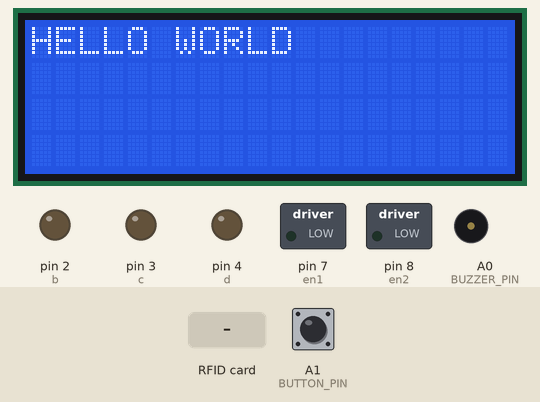
Bench run of a sketch on a simulated Arduino Uno, built with avr-gcc and run on an emulated ATmega328P. On the bench: 20×4 character LCD, switched loads named in the sketch (green lamp = pin HIGH), output pins drawn as LEDs (lit = HIGH), buzzer (waves = sounding, pin HIGH). The test bench sets the inputs (shaded band); at power-on: A1 (BUTTON_PIN) HIGH. Pins used as bus, display or sensor lines are not drawn; what the sketch prints to the serial monitor is not drawn.

Above: at 2.3 s.
2.4 s: RFID card 63 DB C9 2E held to the reader
At 4.6 s:
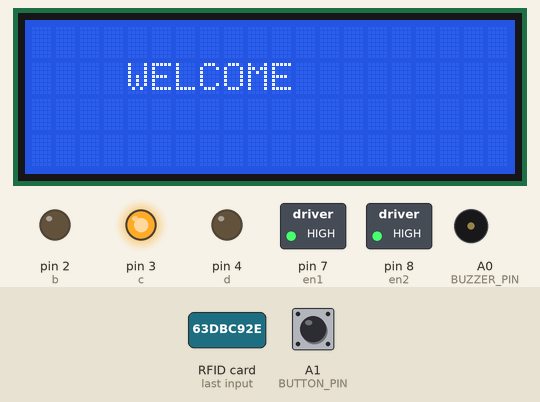
4.9 s: A1 (BUTTON_PIN) pulled LOW for 0.15 s
At 5.9 s:
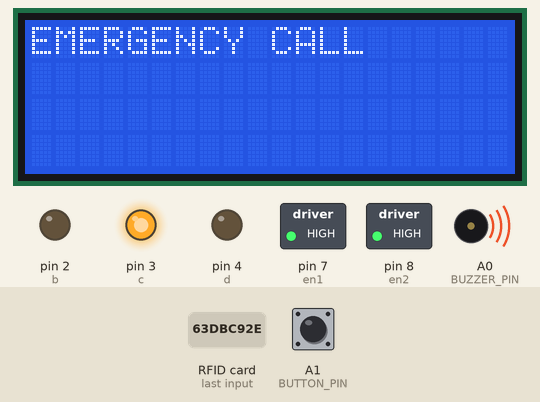
8.0 s: RFID card 73 4C 98 2E held to the reader
At 11.2 s:
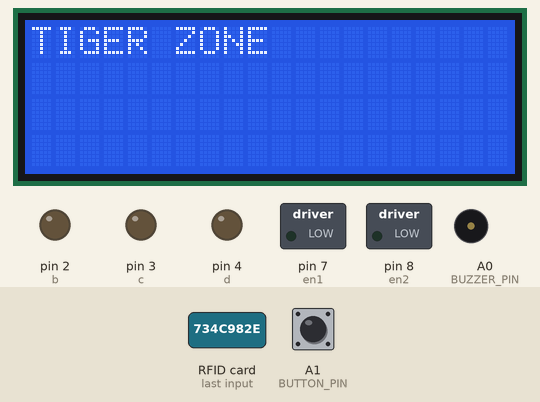
Timing chart, 0 to 27.4 s (numbered marks = the images above; inputs shaded):
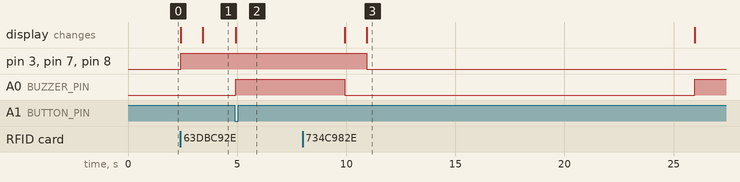

Measured:
- after the input at 2.4 s, pin 3 (c), pin 7 (en1), pin 8 (en2): LOW → HIGH at once; the display: first changes at once (image 1 shows a later state)
- after the input at 4.9 s, A0 (BUZZER_PIN): LOW → HIGH at once; the display: changes at once (image 2)
- after the input at 8.0 s, pin 3 (c), pin 7 (en1), pin 8 (en2): HIGH → LOW after 2.9 s; the display: first differs from a run without the input after 2.9 s (image 3)

The sketch:

RFID_ZooSystem.ino
```cpp
#include <SPI.h>
#include <MFRC522.h>
#include <SoftwareSerial.h>
#include <LiquidCrystal_I2C.h>
#include <Wire.h>

// Pin definitions
#define SS_PIN 10
#define RST_PIN 9
#define BUTTON_PIN A1
#define BUZZER_PIN A0

// Motor control pins
const int a = 1;
const int b = 2;
const int c = 3;
const int d = 4;
const int en1 = 7;
const int en2 = 8;

// RFID card UIDs (replace with your actual card UIDs)
const String START_CARD = "63 DB C9 2E";
const String TIGER_CARD = "73 4C 98 2E";
const String DEER_CARD = "0C A0 AA 81";
const String LION_CARD = "EC F8 6E 81";

// Objects
LiquidCrystal_I2C lcd(0x27, 20, 4);
SoftwareSerial bt(5, 6);
MFRC522 mfrc522(SS_PIN, RST_PIN);

// Variables
int buttonState = 0;
bool emergencyTriggered = false;

void setup() {
  Serial.begin(9600);
  Serial.println("Show your Card");

  // Initialize SPI and RFID
  SPI.begin();
  mfrc522.PCD_Init();
  Serial.println("Approximate your card to the reader...");
  Serial.println();

  // Initialize LCD
  lcd.init();
  lcd.backlight();
  lcd.setCursor(0, 0);
  lcd.print("HELLO WORLD");

  // Initialize pins
  pinMode(BUTTON_PIN, INPUT_PULLUP);
  pinMode(BUZZER_PIN, OUTPUT);
  pinMode(a, OUTPUT);
  pinMode(b, OUTPUT);
  pinMode(c, OUTPUT);
  pinMode(d, OUTPUT);
  pinMode(en1, OUTPUT);
  pinMode(en2, OUTPUT);

  // Initialize Bluetooth
  bt.begin(9600);

  // Stop motors initially
  stopMotors();

  delay(1000);
}

void loop() {
  checkEmergencyButton();
  checkRFID();
}

void checkEmergencyButton() {
  buttonState = digitalRead(BUTTON_PIN);

  if (buttonState == LOW && !emergencyTriggered) { // Button pressed (LOW due to INPUT_PULLUP)
    emergencyTriggered = true;
    triggerEmergency();
  } else if (buttonState == HIGH) {
    emergencyTriggered = false;
  }
}

void triggerEmergency() {
  bt.println("\ncall\n"); // Send emergency call command via Bluetooth
  lcd.clear();
  lcd.print("EMERGENCY CALL");
  digitalWrite(BUZZER_PIN, HIGH);
  delay(5000);
  lcd.clear();
  digitalWrite(BUZZER_PIN, LOW);
  delay(1000);
}

void checkRFID() {
  // Check for new cards
  if (!mfrc522.PICC_IsNewCardPresent()) {
    return;
  }

  // Read the card
  if (!mfrc522.PICC_ReadCardSerial()) {
    return;
  }

  // Get card UID
  String content = "";
  for (byte i = 0; i < mfrc522.uid.size; i++) {
    content.concat(String(mfrc522.uid.uidByte[i] < 0x10 ? " 0" : " "));
    content.concat(String(mfrc522.uid.uidByte[i], HEX));
  }
  content.toUpperCase();

  Serial.print("UID tag: ");
  Serial.println(content.substring(1));

  // Check against known cards
  String cardUID = content.substring(1);

  if (cardUID == START_CARD) {
    handleStartCard();
  } else if (cardUID == TIGER_CARD) {
    handleTigerCard();
  } else if (cardUID == DEER_CARD) {
    handleDeerCard();
  } else if (cardUID == LION_CARD) {
    handleLionCard();
  } else {
    handleUnknownCard();
  }

  // Halt PICC and stop encryption
  mfrc522.PICC_HaltA();
  mfrc522.PCD_StopCrypto1();
}

void handleStartCard() {
  Serial.println("Start bot:");
  lcd.clear();
  lcd.print("START");
  moveForward();
  delay(1000);
  lcd.clear();
  lcd.setCursor(4, 1);
  lcd.print("WELCOME");
}

void handleTigerCard() {
  Serial.println("Tiger Zone:");
  lcd.clear();
  lcd.print("TIGER ZONE");
  stopMotors();
  delay(15000);
  lcd.clear();
  lcd.print("HURRY!!!");
  digitalWrite(BUZZER_PIN, HIGH);
  lcd.setCursor(0, 1);
  lcd.print("READY TO START");
  delay(5000);
  lcd.clear();
  digitalWrite(BUZZER_PIN, LOW);
  moveForward();
  delay(1000);
  lcd.setCursor(4, 1);
  lcd.print("WELCOME");
}

void handleDeerCard() {
  Serial.println("Deer Zone:");
  lcd.clear();
  lcd.print("DEER ZONE");
  stopMotors();
  delay(15000);
  lcd.clear();
  lcd.print("HURRY!!!");
  digitalWrite(BUZZER_PIN, HIGH);
  lcd.setCursor(0, 1);
  lcd.print("READY TO START");
  delay(5000);
  lcd.clear();
  digitalWrite(BUZZER_PIN, LOW);
  moveForward();
  delay(1000);
  lcd.setCursor(4, 1);
  lcd.print("WELCOME");
}

void handleLionCard() {
  Serial.println("Lion Zone:");
  lcd.clear();
  lcd.print("LION ZONE");
  stopMotors();
  delay(15000);
  digitalWrite(BUZZER_PIN, HIGH);
  lcd.clear();
  lcd.print("BOT READY TO START");
  delay(5000);
  digitalWrite(BUZZER_PIN, LOW);
  moveForward();
  delay(1000);
}

void handleUnknownCard() {
  Serial.println("Access denied");
  Serial.println("Wrong Card!");
  Serial.println("Will not open the Gate");
  lcd.clear();
  lcd.print("ACCESS DENIED");
  stopMotors();
  delay(2000);
  lcd.clear();
}

void moveForward() {
  digitalWrite(a, HIGH);
  digitalWrite(b, LOW);
  digitalWrite(c, HIGH);
  digitalWrite(d, LOW);
  digitalWrite(en1, HIGH);
  digitalWrite(en2, HIGH);
}

void stopMotors() {
  digitalWrite(a, LOW);
  digitalWrite(b, LOW);
  digitalWrite(c, LOW);
  digitalWrite(d, LOW);
  digitalWrite(en1, LOW);
  digitalWrite(en2, LOW);
}
```
